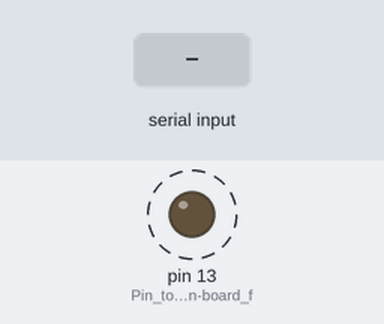
A sketch run on a simulated Arduino Uno, built with avr-gcc and run on an emulated ATmega328P. Parts: output pins drawn as LEDs (lit = HIGH). Dashed ring = blinking. The inputs (shaded band) are chosen by the test bench. What the sketch prints to the serial monitor is not drawn.

Above: at 0.1 s.
1.3 s: "T" received over Serial
3.3 s: byte 67 ('C') received over Serial
5.2 s: byte 88 ('X') received over Serial
Timing chart, 0 to 13.1 s (numbered marks = the images above; inputs shaded):
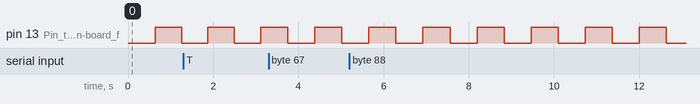

Measured:
- by itself, pin 13 (Pin_to_control_on-board_f): alternates HIGH for 0.64 s and LOW for 0.64 s

The sketch:

Lab8Template.ino
```cpp
#include <SoftwareSerial.h>
#include <HX711.h>

#define calibration 0
#define measurement 1

unsigned long loopDelay = 0;
unsigned int machineState = 1;
float calibrationFactor = 20000;

//Setup Code...Initialize Hardware
void setup()
{
  pinMode(13, OUTPUT);//Pin to control on-board flashing LED
  Serial.begin(9600);//Serial to terminal window...9600baud
  //Print initial notes to PC serial terminal
  Serial.println();
  Serial.println();
  Serial.println();
  Serial.println("ECE345 Experiment 8");
  Serial.println("Load Cell Measurement Lab");
  Serial.println("Entering Measurement Mode");
}

void loop()
{
  unsigned char serialInput = 0;

  if (Serial.available())
  {
    serialInput = Serial.read();
  }

  if ((serialInput == 'T') || (serialInput == 't'))
  {
    Serial.println("Load Cell Has Been Tared");
  }

  switch(machineState)
  {
    case calibration:
      if ((serialInput == 'M') || (serialInput == 'm'))
      {
        Serial.println("Going to Measurement Mode");
        machineState = measurement;
      }
      else if ((serialInput == 'A') || (serialInput == 'a'))
      {
        Serial.print("New Calibration Value = ");
        Serial.println(calibrationFactor);
      }
      else if ((serialInput == 'Z') || (serialInput == 'z'))
      {
        Serial.print("New Calibration Value = ");
        Serial.println(calibrationFactor);
      }
      else if ((serialInput == 'S') || (serialInput == 's'))
      {
        Serial.print("New Calibration Value = ");
        Serial.println(calibrationFactor);
      }
      else if ((serialInput == 'X') || (serialInput == 'x'))
      {
        Serial.print("New Calibration Value = ");
        Serial.println(calibrationFactor);
      }
      break;
    case measurement:
      if ((serialInput == 'C') || (serialInput == 'c'))
      {
        Serial.println("Going to Calibration Mode");
        machineState = calibration;
      }
      break;
    default:
      break;
  }
  loopDelay++;
  if (loopDelay > 40000)
  {
    loopDelay = 0;
    digitalWrite(13, !digitalRead(13));
  }
}
```
